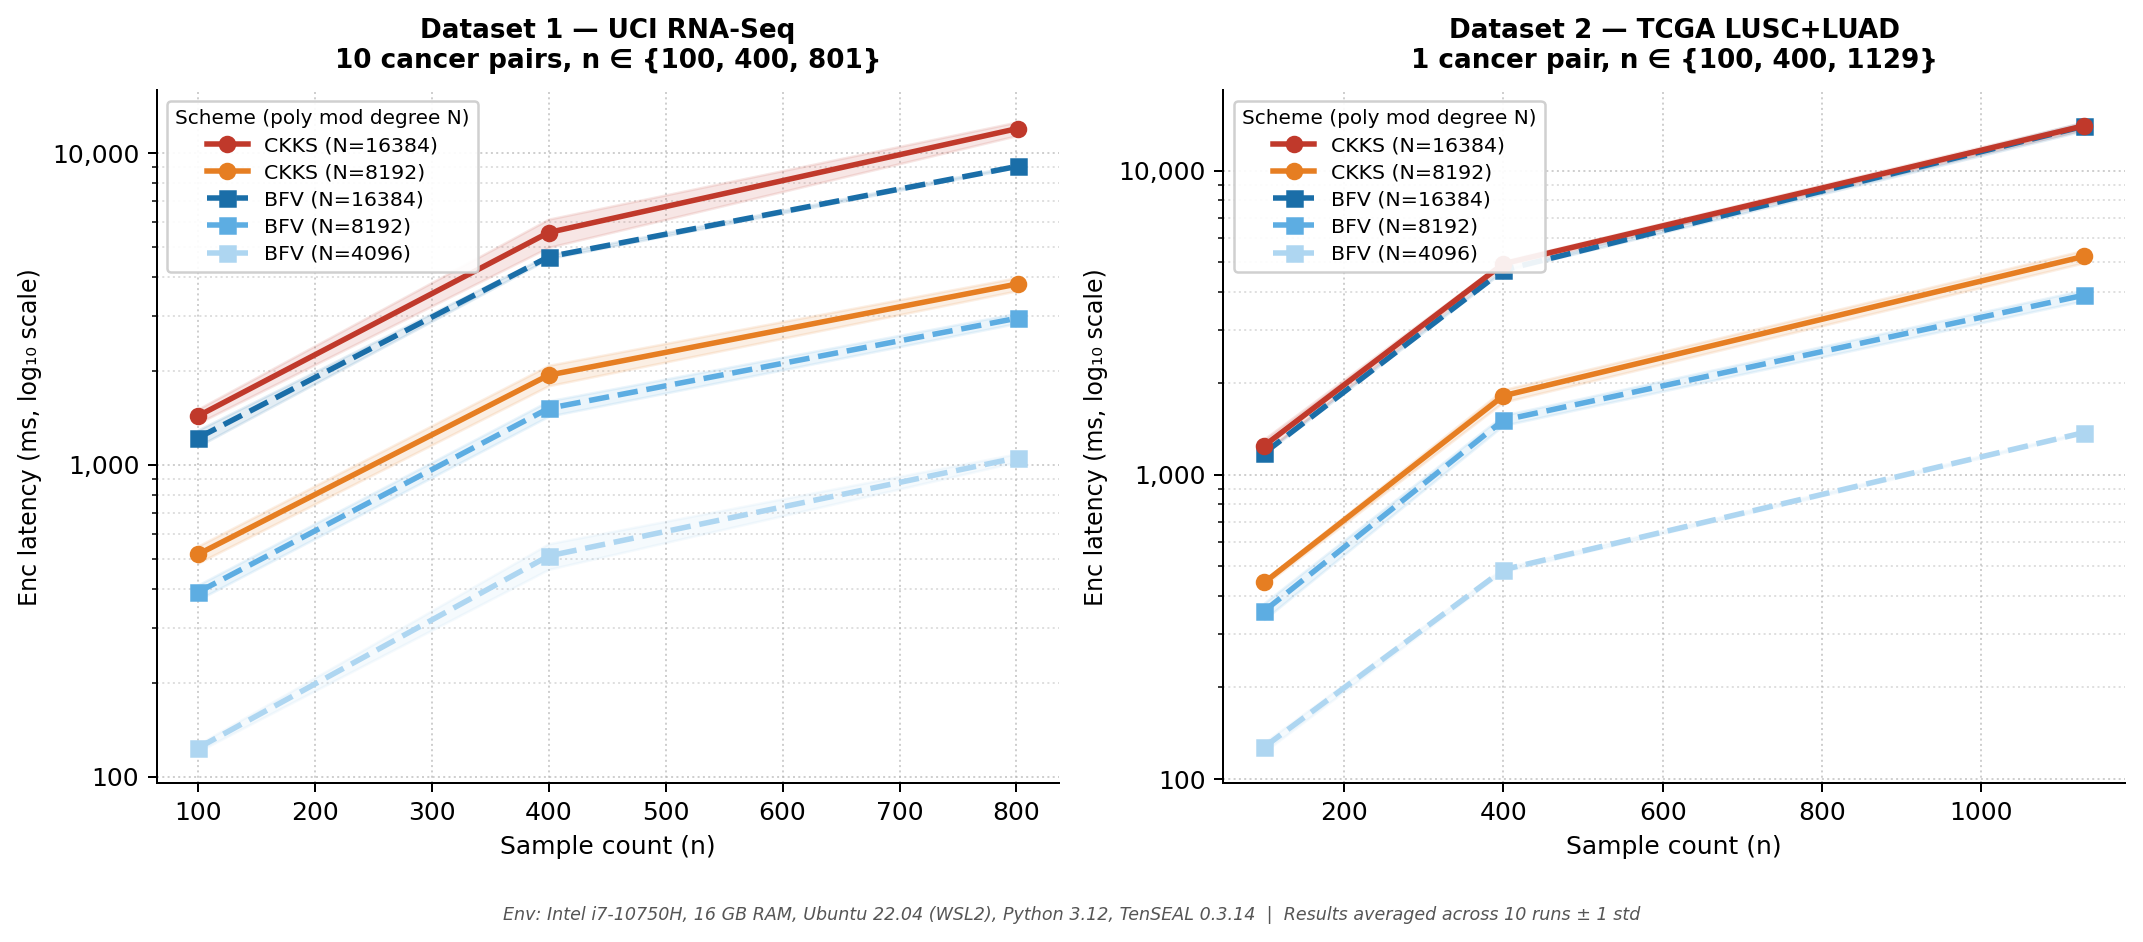

This figure's Python source:
"""
Plot 1 — Encryption latency vs sample count, BFV vs CKKS.

Enc latency = time to encode and encrypt all samples in the batch.
Each sample is encrypted as one independent ciphertext, so latency scales
approximately linearly with sample count for both schemes.

Results averaged across 10 independent runs; ±1 std shown as shaded bands.

Hardware: Intel i7-10750H, 16 GB RAM, Ubuntu 22.04 (WSL2)
Software: Python 3.12, TenSEAL 0.3.14

HE parameters:
  CKKS — N=8192:  coeff_mod=[40,30,30,40], scale=2^30
  CKKS — N=16384: coeff_mod=[60,40,40,60], scale=2^40
  BFV  — N=4096/8192/16384: default SEAL integer params
"""
import sys, os
sys.path.insert(0, os.path.dirname(__file__))
from plot_style import *

import pandas as pd
import numpy as np
import matplotlib.pyplot as plt
import matplotlib.ticker as ticker

bfv1  = pd.read_csv('results/phase3_bfv_dataset1.csv')
bfv2  = pd.read_csv('results/phase3_bfv_dataset2.csv')
ckks1 = pd.read_csv('results/phase3_ckks_dataset1.csv')
ckks2 = pd.read_csv('results/phase3_ckks_dataset2.csv')
all_data = pd.concat([bfv1, bfv2, ckks1, ckks2], ignore_index=True)

stats = (all_data
    .groupby(['dataset', 'scheme', 'poly_mod_degree', 'samples'])['enc_latency_ms']
    .agg(mean='mean', std='std').reset_index())

datasets = [
    ('dataset1', 'Dataset 1 — UCI RNA-Seq\n10 cancer pairs, n ∈ {100, 400, 801}'),
    ('dataset2', 'Dataset 2 — TCGA LUSC+LUAD\n1 cancer pair, n ∈ {100, 400, 1129}'),
]

fig, axes = plt.subplots(1, 2, figsize=(12, 5))
fig.subplots_adjust(wspace=0.32)

for ax, (ds, title) in zip(axes, datasets):
    sub = stats[stats['dataset'] == ds]

    for (scheme, pmd), grp in sub.groupby(['scheme', 'poly_mod_degree']):
        grp = grp.sort_values('samples')
        key = (scheme, pmd)
        ax.plot(grp['samples'], grp['mean'],
                color=COLORS[key], marker=MARKERS[key],
                linestyle=LINESTYLES[scheme], linewidth=LW, markersize=MS,
                label=scheme_label(scheme, pmd), zorder=3)
        ax.fill_between(grp['samples'],
                        grp['mean'] - grp['std'],
                        grp['mean'] + grp['std'],
                        color=COLORS[key], alpha=BAND_ALPHA, zorder=2)

    # log₁₀ scale on y-axis
    ax.set_yscale('log', base=10)
    ax.yaxis.set_major_formatter(
        ticker.FuncFormatter(lambda x, _: f'{x:,.0f}'))
    ax.yaxis.set_minor_formatter(ticker.NullFormatter())

    ax.set_title(title, fontsize=10.5, fontweight='bold', pad=9)
    ax.set_xlabel('Sample count (n)', fontsize=10)
    ax.set_ylabel('Enc latency (ms, log₁₀ scale)', fontsize=9.5)
    style_ax(ax)

    handles, labels = ax.get_legend_handles_labels()
    order = sorted(range(len(labels)), key=lambda i: (
        0 if 'CKKS' in labels[i] else 1,
        -int(labels[i].split('=')[1].rstrip(')'))
    ))
    ax.legend([handles[i] for i in order], [labels[i] for i in order],
              fontsize=8.2, loc='upper left',
              title='Scheme (poly mod degree N)', title_fontsize=8,
              **LEGEND_KW)

# Caption-level interpretation goes in the paper, not in the figure.
# Caption text (copy into LaTeX):
#   "Encryption latency (enc\_latency\_ms) = time to encode and encrypt all
#    samples; one independent ciphertext per sample. Latency scales
#    approximately linearly with sample count for both BFV and CKKS because
#    each encryption operation is independent. Shaded bands = ±1 std across
#    10 runs. BFV N=4096 is shown only in Dataset 1 (Dataset 2 batch sizes
#    exceed available slot capacity at N=4096)."

add_env_note(fig)
plt.tight_layout()
plt.savefig('figures/plot1_enc_latency.png', dpi=180, bbox_inches='tight')
plt.show()
print("Saved figures/plot1_enc_latency.png")
